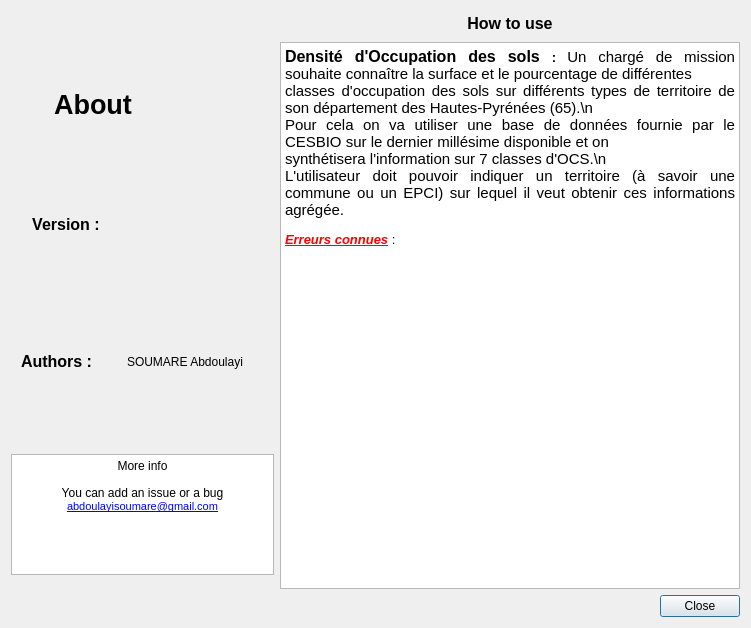
<?xml version="1.0" encoding="UTF-8"?>
<ui version="4.0">
 <class>AboutDialog</class>
 <widget class="QDialog" name="AboutDialog">
  <property name="geometry">
   <rect>
    <x>0</x>
    <y>0</y>
    <width>751</width>
    <height>628</height>
   </rect>
  </property>
  <property name="sizePolicy">
   <sizepolicy hsizetype="Expanding" vsizetype="Expanding">
    <horstretch>0</horstretch>
    <verstretch>0</verstretch>
   </sizepolicy>
  </property>
  <property name="windowTitle">
   <string>C3A Plugin: Info</string>
  </property>
  <property name="windowIcon">
   <iconset>
    <normaloff>icon.png</normaloff>icon.png</iconset>
  </property>
  <layout class="QGridLayout" name="gridLayout">
   <item row="0" column="0">
    <layout class="QVBoxLayout" name="verticalLayout">
     <item>
      <layout class="QHBoxLayout" name="horizontalLayout_3">
       <item>
        <widget class="QLabel" name="about">
         <property name="sizePolicy">
          <sizepolicy hsizetype="Fixed" vsizetype="Fixed">
           <horstretch>0</horstretch>
           <verstretch>0</verstretch>
          </sizepolicy>
         </property>
         <property name="minimumSize">
          <size>
           <width>120</width>
           <height>50</height>
          </size>
         </property>
         <property name="maximumSize">
          <size>
           <width>91</width>
           <height>25</height>
          </size>
         </property>
         <property name="font">
          <font>
           <pointsize>12</pointsize>
           <weight>75</weight>
           <bold>true</bold>
          </font>
         </property>
         <property name="text">
          <string>&lt;!DOCTYPE HTML PUBLIC &quot;-//W3C//DTD HTML 4.0//EN&quot; &quot;http://www.w3.org/TR/REC-html40/strict.dtd&quot;&gt;
&lt;html&gt;&lt;head&gt;&lt;meta name=&quot;qrichtext&quot; content=&quot;1&quot; /&gt;&lt;style type=&quot;text/css&quot;&gt;
p, li { white-space: pre-wrap; }
&lt;/style&gt;&lt;/head&gt;&lt;body style=&quot; font-family:'Sans Serif'; font-size:12pt; font-weight:600; font-style:normal;&quot;&gt;
&lt;p align=&quot;center&quot; style=&quot; margin-top:0px; margin-bottom:0px; margin-left:0px; margin-right:0px; -qt-block-indent:0; text-indent:0px;&quot;&gt;&lt;span style=&quot; font-size:20pt;&quot;&gt;About&lt;/span&gt;&lt;/p&gt;&lt;/body&gt;&lt;/html&gt;</string>
         </property>
        </widget>
       </item>
       <item>
        <widget class="QLabel" name="logo_2">
         <property name="sizePolicy">
          <sizepolicy hsizetype="Fixed" vsizetype="Fixed">
           <horstretch>0</horstretch>
           <verstretch>0</verstretch>
          </sizepolicy>
         </property>
         <property name="minimumSize">
          <size>
           <width>70</width>
           <height>79</height>
          </size>
         </property>
         <property name="maximumSize">
          <size>
           <width>70</width>
           <height>79</height>
          </size>
         </property>
         <property name="text">
          <string>&lt;!DOCTYPE HTML PUBLIC &quot;-//W3C//DTD HTML 4.0//EN&quot; &quot;http://www.w3.org/TR/REC-html40/strict.dtd&quot;&gt;
&lt;html&gt;&lt;head&gt;&lt;meta name=&quot;qrichtext&quot; content=&quot;1&quot; /&gt;&lt;style type=&quot;text/css&quot;&gt;
p, li { white-space: pre-wrap; }
&lt;/style&gt;&lt;/head&gt;&lt;body style=&quot; font-family:'Sans Serif'; font-size:9pt; font-weight:400; font-style:normal;&quot;&gt;
&lt;p align=&quot;center&quot; style=&quot; margin-top:0px; margin-bottom:0px; margin-left:0px; margin-right:0px; -qt-block-indent:0; text-indent:0px;&quot;&gt;&lt;img src=&quot;:/plugins/Densite/images/icon_grand.png&quot; /&gt;&lt;/p&gt;&lt;/body&gt;&lt;/html&gt;</string>
         </property>
        </widget>
       </item>
      </layout>
     </item>
     <item>
      <layout class="QHBoxLayout" name="horizontalLayout">
       <item>
        <widget class="QLabel" name="version">
         <property name="sizePolicy">
          <sizepolicy hsizetype="Fixed" vsizetype="Fixed">
           <horstretch>0</horstretch>
           <verstretch>0</verstretch>
          </sizepolicy>
         </property>
         <property name="minimumSize">
          <size>
           <width>90</width>
           <height>25</height>
          </size>
         </property>
         <property name="maximumSize">
          <size>
           <width>90</width>
           <height>25</height>
          </size>
         </property>
         <property name="text">
          <string>&lt;!DOCTYPE HTML PUBLIC &quot;-//W3C//DTD HTML 4.0//EN&quot; &quot;http://www.w3.org/TR/REC-html40/strict.dtd&quot;&gt;
&lt;html&gt;&lt;head&gt;&lt;meta name=&quot;qrichtext&quot; content=&quot;1&quot; /&gt;&lt;style type=&quot;text/css&quot;&gt;
p, li { white-space: pre-wrap; }
&lt;/style&gt;&lt;/head&gt;&lt;body style=&quot; font-family:'Sans Serif'; font-size:9pt; font-weight:400; font-style:normal;&quot;&gt;
&lt;p style=&quot; margin-top:0px; margin-bottom:0px; margin-left:0px; margin-right:0px; -qt-block-indent:0; text-indent:0px;&quot;&gt;&lt;span style=&quot; font-size:12pt; font-weight:600;&quot;&gt;Version :&lt;/span&gt;&lt;/p&gt;&lt;/body&gt;&lt;/html&gt;</string>
         </property>
         <property name="alignment">
          <set>Qt::AlignCenter</set>
         </property>
         <property name="margin">
          <number>0</number>
         </property>
        </widget>
       </item>
       <item>
        <widget class="QLabel" name="version_n">
         <property name="maximumSize">
          <size>
           <width>136</width>
           <height>89</height>
          </size>
         </property>
         <property name="text">
          <string/>
         </property>
        </widget>
       </item>
      </layout>
     </item>
     <item>
      <layout class="QHBoxLayout" name="horizontalLayout_2">
       <item>
        <widget class="QLabel" name="autors">
         <property name="sizePolicy">
          <sizepolicy hsizetype="Fixed" vsizetype="Fixed">
           <horstretch>0</horstretch>
           <verstretch>0</verstretch>
          </sizepolicy>
         </property>
         <property name="minimumSize">
          <size>
           <width>90</width>
           <height>25</height>
          </size>
         </property>
         <property name="maximumSize">
          <size>
           <width>90</width>
           <height>25</height>
          </size>
         </property>
         <property name="text">
          <string>&lt;!DOCTYPE HTML PUBLIC &quot;-//W3C//DTD HTML 4.0//EN&quot; &quot;http://www.w3.org/TR/REC-html40/strict.dtd&quot;&gt;
&lt;html&gt;&lt;head&gt;&lt;meta name=&quot;qrichtext&quot; content=&quot;1&quot; /&gt;&lt;style type=&quot;text/css&quot;&gt;
p, li { white-space: pre-wrap; }
&lt;/style&gt;&lt;/head&gt;&lt;body style=&quot; font-family:'Sans Serif'; font-size:9pt; font-weight:400; font-style:normal;&quot;&gt;
&lt;p align=&quot;justify&quot; style=&quot; margin-top:0px; margin-bottom:0px; margin-left:0px; margin-right:0px; -qt-block-indent:0; text-indent:0px;&quot;&gt;&lt;span style=&quot; font-size:12pt; font-weight:600;&quot;&gt;Authors :&lt;/span&gt;&lt;/p&gt;&lt;/body&gt;&lt;/html&gt;</string>
         </property>
        </widget>
       </item>
       <item>
        <widget class="QLabel" name="autors_name">
         <property name="sizePolicy">
          <sizepolicy hsizetype="Fixed" vsizetype="Fixed">
           <horstretch>0</horstretch>
           <verstretch>0</verstretch>
          </sizepolicy>
         </property>
         <property name="minimumSize">
          <size>
           <width>136</width>
           <height>89</height>
          </size>
         </property>
         <property name="maximumSize">
          <size>
           <width>136</width>
           <height>89</height>
          </size>
         </property>
         <property name="text">
          <string>SOUMARE Abdoulayi</string>
         </property>
        </widget>
       </item>
      </layout>
     </item>
     <item>
      <widget class="QTextBrowser" name="textBrowser_3">
       <property name="enabled">
        <bool>true</bool>
       </property>
       <property name="sizePolicy">
        <sizepolicy hsizetype="Fixed" vsizetype="Fixed">
         <horstretch>0</horstretch>
         <verstretch>0</verstretch>
        </sizepolicy>
       </property>
       <property name="minimumSize">
        <size>
         <width>263</width>
         <height>121</height>
        </size>
       </property>
       <property name="maximumSize">
        <size>
         <width>261</width>
         <height>121</height>
        </size>
       </property>
       <property name="lineWidth">
        <number>2</number>
       </property>
       <property name="html">
        <string>&lt;!DOCTYPE HTML PUBLIC &quot;-//W3C//DTD HTML 4.0//EN&quot; &quot;http://www.w3.org/TR/REC-html40/strict.dtd&quot;&gt;
&lt;html&gt;&lt;head&gt;&lt;meta name=&quot;qrichtext&quot; content=&quot;1&quot; /&gt;&lt;style type=&quot;text/css&quot;&gt;
p, li { white-space: pre-wrap; }
&lt;/style&gt;&lt;/head&gt;&lt;body style=&quot; font-family:'MS Shell Dlg 2'; font-size:8.25pt; font-weight:400; font-style:normal;&quot;&gt;
&lt;p align=&quot;center&quot; style=&quot; margin-top:0px; margin-bottom:0px; margin-left:0px; margin-right:0px; -qt-block-indent:0; text-indent:0px;&quot;&gt;&lt;span style=&quot; font-family:'Sans Serif'; font-size:9pt;&quot;&gt;More info&lt;/span&gt;&lt;/p&gt;
&lt;p align=&quot;center&quot; style=&quot;-qt-paragraph-type:empty; margin-top:0px; margin-bottom:0px; margin-left:0px; margin-right:0px; -qt-block-indent:0; text-indent:0px; font-size:8pt; text-decoration: underline; color:#0000ff;&quot;&gt;&lt;br /&gt;&lt;/p&gt;
&lt;p align=&quot;center&quot; style=&quot; margin-top:0px; margin-bottom:0px; margin-left:0px; margin-right:0px; -qt-block-indent:0; text-indent:0px;&quot;&gt;&lt;span style=&quot; font-family:'Sans Serif'; font-size:9pt;&quot;&gt;You can add an issue or a bug&lt;/span&gt;&lt;/p&gt;
&lt;p align=&quot;center&quot; style=&quot; margin-top:0px; margin-bottom:0px; margin-left:0px; margin-right:0px; -qt-block-indent:0; text-indent:0px;&quot;&gt;&lt;a href=&quot;asoumare@nge.net&quot;&gt;&lt;span style=&quot; font-size:8pt; text-decoration: underline; color:#0000ff;&quot;&gt;abdoulayisoumare@gmail.com&lt;/span&gt;&lt;/a&gt;&lt;/p&gt;&lt;/body&gt;&lt;/html&gt;</string>
       </property>
       <property name="openExternalLinks">
        <bool>true</bool>
       </property>
      </widget>
     </item>
    </layout>
   </item>
   <item row="0" column="1">
    <layout class="QVBoxLayout" name="verticalLayout_2">
     <item>
      <widget class="QLabel" name="label_help">
       <property name="minimumSize">
        <size>
         <width>0</width>
         <height>25</height>
        </size>
       </property>
       <property name="maximumSize">
        <size>
         <width>16777215</width>
         <height>25</height>
        </size>
       </property>
       <property name="text">
        <string>&lt;!DOCTYPE HTML PUBLIC &quot;-//W3C//DTD HTML 4.0//EN&quot; &quot;http://www.w3.org/TR/REC-html40/strict.dtd&quot;&gt;
&lt;html&gt;&lt;head&gt;&lt;meta name=&quot;qrichtext&quot; content=&quot;1&quot; /&gt;&lt;style type=&quot;text/css&quot;&gt;
p, li { white-space: pre-wrap; }
&lt;/style&gt;&lt;/head&gt;&lt;body style=&quot; font-family:'Sans Serif'; font-size:9pt; font-weight:400; font-style:normal;&quot;&gt;
&lt;p align=&quot;center&quot; style=&quot; margin-top:0px; margin-bottom:0px; margin-left:0px; margin-right:0px; -qt-block-indent:0; text-indent:0px;&quot;&gt;&lt;span style=&quot; font-size:12pt; font-weight:600;&quot;&gt;How to use&lt;/span&gt;&lt;/p&gt;&lt;/body&gt;&lt;/html&gt;</string>
       </property>
      </widget>
     </item>
     <item>
      <widget class="QTextBrowser" name="textBrowser_2">
       <property name="font">
        <font>
         <weight>50</weight>
         <bold>false</bold>
        </font>
       </property>
       <property name="html">
        <string>&lt;!DOCTYPE HTML PUBLIC &quot;-//W3C//DTD HTML 4.0//EN&quot; &quot;http://www.w3.org/TR/REC-html40/strict.dtd&quot;&gt;
&lt;html&gt;&lt;head&gt;&lt;meta name=&quot;qrichtext&quot; content=&quot;1&quot; /&gt;&lt;style type=&quot;text/css&quot;&gt;
p, li { white-space: pre-wrap; }
&lt;/style&gt;&lt;/head&gt;&lt;body style=&quot; font-family:'MS Shell Dlg 2'; font-size:8.25pt; font-weight:400; font-style:normal;&quot;&gt;
&lt;p align=&quot;justify&quot; style=&quot; margin-top:0px; margin-bottom:0px; margin-left:0px; margin-right:0px; -qt-block-indent:0; text-indent:0px;&quot;&gt;&lt;span style=&quot; font-family:'Sans Serif'; font-size:12pt; font-weight:600;&quot;&gt;Densité d'Occupation des sols &lt;/span&gt;&lt;span style=&quot; font-family:'Sans Serif'; font-size:10pt; font-weight:600;&quot;&gt;:&lt;/span&gt;&lt;span style=&quot; font-family:'Sans Serif'; font-size:10pt;&quot;&gt; &lt;/span&gt;&lt;span style=&quot; font-family:'Consolas'; font-size:11pt; color:#000000;&quot;&gt;Un chargé de mission souhaite connaître la surface et le pourcentage de différentes &lt;br /&gt;classes d'occupation des sols sur différents types de territoire de son département des Hautes-Pyrénées (65).\n&lt;br /&gt;Pour cela on va utiliser une base de données fournie par le CESBIO sur le dernier millésime disponible et on &lt;br /&gt;synthétisera l'information sur 7 classes d'OCS.\n&lt;br /&gt;L'utilisateur doit pouvoir indiquer un territoire (à savoir une commune ou un EPCI) sur lequel il veut obtenir ces informations agrégée.&lt;/span&gt;&lt;/p&gt;
&lt;p align=&quot;justify&quot; style=&quot;-qt-paragraph-type:empty; margin-top:0px; margin-bottom:0px; margin-left:0px; margin-right:0px; -qt-block-indent:0; text-indent:0px;&quot;&gt;&lt;br /&gt;&lt;/p&gt;
&lt;p align=&quot;justify&quot; style=&quot; margin-top:0px; margin-bottom:0px; margin-left:0px; margin-right:0px; -qt-block-indent:0; text-indent:0px;&quot;&gt;&lt;span style=&quot; font-family:'Sans Serif'; font-size:10pt; font-weight:600; font-style:italic; text-decoration: underline; color:#ff0000;&quot;&gt;Erreurs connues&lt;/span&gt;&lt;span style=&quot; font-family:'Sans Serif'; font-size:10pt; color:#ff0000;&quot;&gt; &lt;/span&gt;&lt;span style=&quot; font-family:'Sans Serif'; font-size:10pt;&quot;&gt;:&lt;/span&gt;&lt;/p&gt;
&lt;p align=&quot;justify&quot; style=&quot;-qt-paragraph-type:empty; margin-top:0px; margin-bottom:0px; margin-left:0px; margin-right:0px; -qt-block-indent:0; text-indent:0px; font-family:'Sans Serif'; font-size:10pt;&quot;&gt;&lt;br /&gt;&lt;/p&gt;&lt;/body&gt;&lt;/html&gt;</string>
       </property>
      </widget>
     </item>
     <item>
      <widget class="QDialogButtonBox" name="buttonBox">
       <property name="standardButtons">
        <set>QDialogButtonBox::Close</set>
       </property>
      </widget>
     </item>
    </layout>
   </item>
  </layout>
 </widget>
 <resources/>
 <connections>
  <connection>
   <sender>buttonBox</sender>
   <signal>rejected()</signal>
   <receiver>AboutDialog</receiver>
   <slot>reject()</slot>
   <hints>
    <hint type="sourcelabel">
     <x>40</x>
     <y>285</y>
    </hint>
    <hint type="destinationlabel">
     <x>237</x>
     <y>153</y>
    </hint>
   </hints>
  </connection>
 </connections>
</ui>
